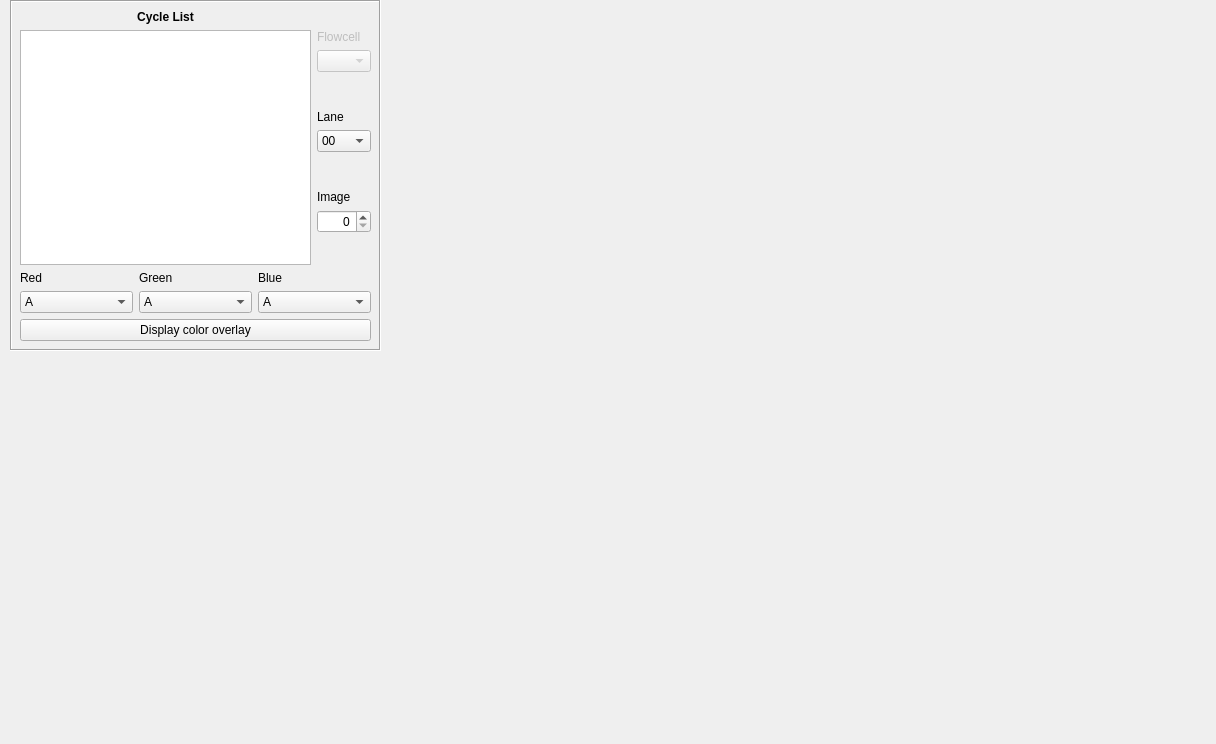
          <widget class="QWidget" name="scrollAreaWidgetContents_7">
           <property name="geometry">
            <rect>
             <x>0</x>
             <y>0</y>
             <width>1216</width>
             <height>744</height>
            </rect>
           </property>
           <widget class="QFrame" name="frame_2">
            <property name="geometry">
             <rect>
              <x>10</x>
              <y>0</y>
              <width>371</width>
              <height>351</height>
             </rect>
            </property>
            <property name="frameShape">
             <enum>QFrame::Box</enum>
            </property>
            <property name="frameShadow">
             <enum>QFrame::Sunken</enum>
            </property>
            <widget class="QWidget" name="verticalLayoutWidget_11">
             <property name="geometry">
              <rect>
               <x>10</x>
               <y>10</y>
               <width>351</width>
               <height>331</height>
              </rect>
             </property>
             <layout class="QVBoxLayout" name="verticalLayout_22">
              <item>
               <layout class="QGridLayout" name="gridLayout_2">
                <item row="1" column="1">
                 <layout class="QVBoxLayout" name="verticalLayout_3">
                  <item>
                   <widget class="QLabel" name="label_4">
                    <property name="enabled">
                     <bool>false</bool>
                    </property>
                    <property name="text">
                     <string>Flowcell</string>
                    </property>
                    <property name="alignment">
                     <set>Qt::AlignBottom|Qt::AlignLeading|Qt::AlignLeft</set>
                    </property>
                   </widget>
                  </item>
                  <item>
                   <widget class="QComboBox" name="rawFlowcell">
                    <property name="enabled">
                     <bool>false</bool>
                    </property>
                    <property name="statusTip">
                     <string>Flowcell</string>
                    </property>
                    <property name="currentIndex">
                     <number>2</number>
                    </property>
                    <item>
                     <property name="text">
                      <string>0</string>
                     </property>
                    </item>
                    <item>
                     <property name="text">
                      <string>1</string>
                     </property>
                    </item>
                    <item>
                     <property name="text">
                      <string/>
                     </property>
                    </item>
                   </widget>
                  </item>
                  <item>
                   <spacer name="verticalSpacer_2">
                    <property name="orientation">
                     <enum>Qt::Vertical</enum>
                    </property>
                    <property name="sizeHint" stdset="0">
                     <size>
                      <width>20</width>
                      <height>40</height>
                     </size>
                    </property>
                   </spacer>
                  </item>
                  <item>
                   <widget class="QLabel" name="label_6">
                    <property name="text">
                     <string>Lane</string>
                    </property>
                    <property name="alignment">
                     <set>Qt::AlignBottom|Qt::AlignLeading|Qt::AlignLeft</set>
                    </property>
                   </widget>
                  </item>
                  <item>
                   <widget class="QComboBox" name="rawLane">
                    <property name="statusTip">
                     <string>Lane in flowcell</string>
                    </property>
                    <item>
                     <property name="text">
                      <string>00</string>
                     </property>
                    </item>
                    <item>
                     <property name="text">
                      <string>01</string>
                     </property>
                    </item>
                    <item>
                     <property name="text">
                      <string>02</string>
                     </property>
                    </item>
                    <item>
                     <property name="text">
                      <string>03</string>
                     </property>
                    </item>
                    <item>
                     <property name="text">
                      <string>04</string>
                     </property>
                    </item>
                    <item>
                     <property name="text">
                      <string>05</string>
                     </property>
                    </item>
                    <item>
                     <property name="text">
                      <string>06</string>
                     </property>
                    </item>
                    <item>
                     <property name="text">
                      <string>07</string>
                     </property>
                    </item>
                   </widget>
                  </item>
                  <item>
                   <spacer name="verticalSpacer_3">
                    <property name="orientation">
                     <enum>Qt::Vertical</enum>
                    </property>
                    <property name="sizeHint" stdset="0">
                     <size>
                      <width>20</width>
                      <height>40</height>
                     </size>
                    </property>
                   </spacer>
                  </item>
                  <item>
                   <widget class="QLabel" name="label_13">
                    <property name="text">
                     <string>Image</string>
                    </property>
                    <property name="alignment">
                     <set>Qt::AlignBottom|Qt::AlignLeading|Qt::AlignLeft</set>
                    </property>
                   </widget>
                  </item>
                  <item>
                   <widget class="QSpinBox" name="rawImage">
                    <property name="statusTip">
                     <string>Image in flowcell lane</string>
                    </property>
                    <property name="alignment">
                     <set>Qt::AlignRight|Qt::AlignTrailing|Qt::AlignVCenter</set>
                    </property>
                    <property name="maximum">
                     <number>9999</number>
                    </property>
                   </widget>
                  </item>
                  <item>
                   <spacer name="verticalSpacer">
                    <property name="orientation">
                     <enum>Qt::Vertical</enum>
                    </property>
                    <property name="sizeHint" stdset="0">
                     <size>
                      <width>20</width>
                      <height>40</height>
                     </size>
                    </property>
                   </spacer>
                  </item>
                 </layout>
                </item>
                <item row="1" column="0">
                 <widget class="QListWidget" name="rawCycleList">
                  <property name="statusTip">
                   <string>Cycle list</string>
                  </property>
                 </widget>
                </item>
                <item row="0" column="0">
                 <widget class="QLabel" name="label_37">
                  <property name="font">
                   <font>
                    <weight>75</weight>
                    <bold>true</bold>
                   </font>
                  </property>
                  <property name="text">
                   <string>Cycle List</string>
                  </property>
                  <property name="alignment">
                   <set>Qt::AlignCenter</set>
                  </property>
                 </widget>
                </item>
               </layout>
              </item>
              <item>
               <layout class="QHBoxLayout" name="horizontalLayout_2">
                <item>
                 <layout class="QVBoxLayout" name="verticalLayout_4">
                  <item>
                   <widget class="QLabel" name="label_14">
                    <property name="text">
                     <string>Red</string>
                    </property>
                    <property name="alignment">
                     <set>Qt::AlignBottom|Qt::AlignLeading|Qt::AlignLeft</set>
                    </property>
                   </widget>
                  </item>
                  <item>
                   <widget class="QComboBox" name="rawRed">
                    <property name="statusTip">
                     <string>Red A, C, T, G, or none</string>
                    </property>
                    <item>
                     <property name="text">
                      <string>A</string>
                     </property>
                    </item>
                    <item>
                     <property name="text">
                      <string>C</string>
                     </property>
                    </item>
                    <item>
                     <property name="text">
                      <string>G</string>
                     </property>
                    </item>
                    <item>
                     <property name="text">
                      <string>T</string>
                     </property>
                    </item>
                    <item>
                     <property name="text">
                      <string>None</string>
                     </property>
                    </item>
                   </widget>
                  </item>
                 </layout>
                </item>
                <item>
                 <layout class="QVBoxLayout" name="verticalLayout_5">
                  <item>
                   <widget class="QLabel" name="label_15">
                    <property name="text">
                     <string>Green</string>
                    </property>
                    <property name="alignment">
                     <set>Qt::AlignBottom|Qt::AlignLeading|Qt::AlignLeft</set>
                    </property>
                   </widget>
                  </item>
                  <item>
                   <widget class="QComboBox" name="rawGreen">
                    <property name="statusTip">
                     <string>Green A, C, T, G, or none</string>
                    </property>
                    <item>
                     <property name="text">
                      <string>A</string>
                     </property>
                    </item>
                    <item>
                     <property name="text">
                      <string>C</string>
                     </property>
                    </item>
                    <item>
                     <property name="text">
                      <string>G</string>
                     </property>
                    </item>
                    <item>
                     <property name="text">
                      <string>T</string>
                     </property>
                    </item>
                    <item>
                     <property name="text">
                      <string>None</string>
                     </property>
                    </item>
                   </widget>
                  </item>
                 </layout>
                </item>
                <item>
                 <layout class="QVBoxLayout" name="verticalLayout_6">
                  <item>
                   <widget class="QLabel" name="label_16">
                    <property name="text">
                     <string>Blue</string>
                    </property>
                    <property name="alignment">
                     <set>Qt::AlignBottom|Qt::AlignLeading|Qt::AlignLeft</set>
                    </property>
                   </widget>
                  </item>
                  <item>
                   <widget class="QComboBox" name="rawBlue">
                    <property name="statusTip">
                     <string>Blue A, C, T, G, or none</string>
                    </property>
                    <item>
                     <property name="text">
                      <string>A</string>
                     </property>
                    </item>
                    <item>
                     <property name="text">
                      <string>C</string>
                     </property>
                    </item>
                    <item>
                     <property name="text">
                      <string>G</string>
                     </property>
                    </item>
                    <item>
                     <property name="text">
                      <string>T</string>
                     </property>
                    </item>
                    <item>
                     <property name="text">
                      <string>None</string>
                     </property>
                    </item>
                   </widget>
                  </item>
                 </layout>
                </item>
               </layout>
              </item>
              <item>
               <widget class="QPushButton" name="rawDisplay">
                <property name="statusTip">
                 <string>Display color overlay</string>
                </property>
                <property name="text">
                 <string>Display color overlay</string>
                </property>
               </widget>
              </item>
             </layout>
            </widget>
           </widget>
          </widget>
